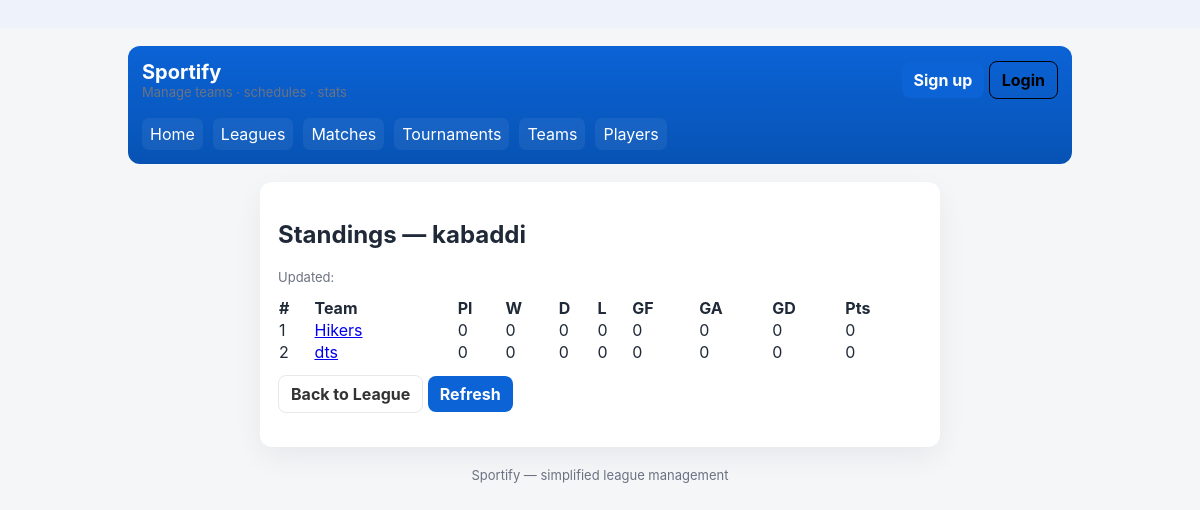
Screenshot of /leagues/1/standings/ with the database file from the repository.
### leagues/models.py (models this page shows, shortened)
class League(models.Model):
    name = models.CharField(max_length=200)
    description = models.TextField(blank=True)
    teams = models.ManyToManyField(Team, blank=True, related_name='leagues')
    created_at = models.DateTimeField(auto_now_add=True)

### accounts/models.py (models this page shows, shortened)
class Team(models.Model):
    name = models.CharField(max_length=200)
    short_name = models.CharField(max_length=20, blank=True)
    logo = models.ImageField(upload_to='teams/', null=True, blank=True)
    created_at = models.DateTimeField(auto_now_add=True)
    players = models.ManyToManyField(Player, blank=True, related_name='teams')

### leagues/views.py (the view, shortened to what this page needs)
# urls.py: path('<int:pk>/standings/', views.standings, name='standings'),
def standings(request, pk):
    league = get_object_or_404(League, pk=pk)
    teams = list(league.teams.all())
    table = {
        t.id: {
            'team': t, 'played': 0, 'won': 0, 'draw': 0, 'lost': 0,
            'gf': 0, 'ga': 0, 'gd': 0, 'points': 0
        } for t in teams
    }
    try:
        from matches.models import Match
    except Exception:
        Match = None
    if Match:
        matches = Match.objects.filter(league=league, played=True)
    for v in table.values():
        v['gd'] = v['gf'] - v['ga']
    standings_list = sorted(
        table.values(),
        key=lambda x: (-x['points'], -x['gd'], -x['gf'])
    )
    return render(request, 'leagues/standings.html', {
        'league': league,
        'standings': standings_list,
    })

### templates/leagues/standings.html
{% extends 'base.html' %}
{% block content %}
<div class="small-card">
  <h2>Standings — {{ league.name }}</h2>
  <div class="muted">Updated: {{ now|date:"M j, Y H:i" }}</div>
  <table style="width:100%;border-collapse:collapse;margin-top:12px">
    <thead>
      <tr style="text-align:left">
        <th>#</th>
        <th>Team</th>
        <th>Pl</th>
        <th>W</th>
        <th>D</th>
        <th>L</th>
        <th>GF</th>
        <th>GA</th>
        <th>GD</th>
        <th>Pts</th>
      </tr>
    </thead>
    <tbody>
      {% for row in standings %}
      <tr>
        <td>{{ forloop.counter }}</td>
        <td>
          <a href="{% url 'leagues:league_detail' league.pk %}#team-{{ row.team.id }}">
            {{ row.team.name }}
          </a>
        </td>
        <td>{{ row.played }}</td>
        <td>{{ row.won }}</td>
        <td>{{ row.draw }}</td>
        <td>{{ row.lost }}</td>
        <td>{{ row.gf }}</td>
        <td>{{ row.ga }}</td>
        <td>{{ row.gd }}</td>
        <td>{{ row.points }}</td>
      </tr>
      {% endfor %}
    </tbody>
  </table>
  <p style="margin-top:12px">
    <a class="btn ghost" href="{% url 'leagues:league_detail' league.pk %}">Back to League</a>
    <a class="btn" href="{% url 'leagues:standings' league.pk %}">Refresh</a>
  </p>
</div>
{% endblock %}

### templates/base.html (style rules this page uses)
:root { --bg:#f6f8fb; --card:#ffffff; --muted:#6b7280; --accent:#0d6efd; --accent-2:#0b5ed7; --radius:12px; --shadow: 0 6px 18px rgba(15,23,42,0.08); --shadow-sm: 0 2px 8px rgba(15,23,42,0.06); --max-width:1100px; --glass: rgba(255,255,255,0.65); font-family: Inter, ui-sans-serif, system-ui, -apple-system, "Segoe UI", Roboto, "Helvetica Neue", Arial; }
html,body { height:100%;margin:0;background:linear-gradient(180deg,#eef3fb 0%,var(--bg) 100%);color:#0f172a; }
.btn { display:inline-flex;align-items:center;gap:8px;padding:10px 16px;border-radius:10px;border:0;cursor:pointer;font-weight:700;text-decoration:none; }
.muted { color:var(--muted) }
:root { --bg:#f4f6f8; --surface:#ffffff; --accent:#0b63d6; --muted:#6b7280; --radius:10px; --max:980px; }
* { box-sizing:border-box }
body { margin:0;font-family:Inter, system-ui, -apple-system, "Segoe UI", Roboto, Arial; background:var(--bg); color:#1f2937 }
.btn { display:inline-block;padding:8px 12px;border-radius:8px;text-decoration:none;background:var(--accent);color:#fff;border:0;cursor:pointer }
.btn.ghost { background:transparent;color:#333;border:1px solid #e6e8eb }
.small-card { max-width:680px;margin:18px auto;padding:18px;border-radius:12px;background:var(--surface);box-shadow:0 10px 30px rgba(20,25,30,0.06) }
.muted { color:var(--muted);font-size:13px }

### rows the page displays
League: name "kabaddi"
Team: team.name "Hikers", played "0", won "0", draw "0", lost "0", gf "0", ga "0", gd "0", points "0"
Team: team.name "dts", played "0", won "0", draw "0", lost "0", gf "0", ga "0", gd "0", points "0"
